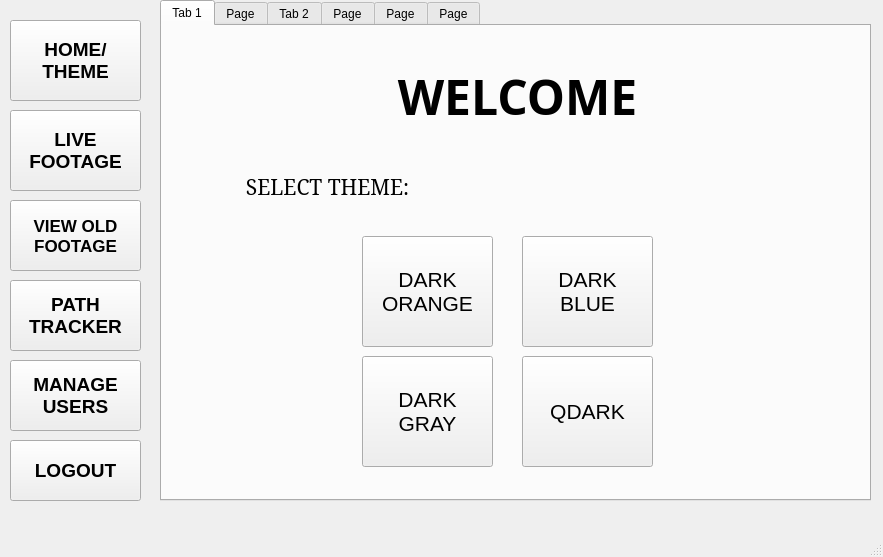
<?xml version="1.0" encoding="UTF-8"?>
<ui version="4.0">
 <class>MainWindow</class>
 <widget class="QMainWindow" name="MainWindow">
  <property name="geometry">
   <rect>
    <x>0</x>
    <y>0</y>
    <width>883</width>
    <height>557</height>
   </rect>
  </property>
  <property name="windowTitle">
   <string>MainWindow</string>
  </property>
  <widget class="QWidget" name="centralwidget">
   <widget class="QPushButton" name="liveFPage">
    <property name="geometry">
     <rect>
      <x>10</x>
      <y>110</y>
      <width>131</width>
      <height>81</height>
     </rect>
    </property>
    <property name="font">
     <font>
      <family>Segoe UI</family>
      <pointsize>14</pointsize>
      <weight>75</weight>
      <bold>true</bold>
     </font>
    </property>
    <property name="text">
     <string>LIVE 
FOOTAGE</string>
    </property>
   </widget>
   <widget class="QPushButton" name="oldFPage">
    <property name="geometry">
     <rect>
      <x>10</x>
      <y>200</y>
      <width>131</width>
      <height>71</height>
     </rect>
    </property>
    <property name="font">
     <font>
      <family>Segoe UI</family>
      <pointsize>13</pointsize>
      <weight>75</weight>
      <bold>true</bold>
     </font>
    </property>
    <property name="text">
     <string>VIEW OLD 
FOOTAGE</string>
    </property>
   </widget>
   <widget class="QPushButton" name="pathPage">
    <property name="geometry">
     <rect>
      <x>10</x>
      <y>280</y>
      <width>131</width>
      <height>71</height>
     </rect>
    </property>
    <property name="font">
     <font>
      <family>Segoe UI</family>
      <pointsize>14</pointsize>
      <weight>75</weight>
      <bold>true</bold>
     </font>
    </property>
    <property name="text">
     <string>PATH 
TRACKER</string>
    </property>
   </widget>
   <widget class="QPushButton" name="logoutPage">
    <property name="geometry">
     <rect>
      <x>10</x>
      <y>440</y>
      <width>131</width>
      <height>61</height>
     </rect>
    </property>
    <property name="font">
     <font>
      <family>Segoe UI</family>
      <pointsize>14</pointsize>
      <weight>75</weight>
      <bold>true</bold>
     </font>
    </property>
    <property name="text">
     <string>LOGOUT</string>
    </property>
   </widget>
   <widget class="QTabWidget" name="tabWidget">
    <property name="geometry">
     <rect>
      <x>160</x>
      <y>0</y>
      <width>711</width>
      <height>501</height>
     </rect>
    </property>
    <property name="currentIndex">
     <number>0</number>
    </property>
    <widget class="QWidget" name="tab">
     <attribute name="title">
      <string>Tab 1</string>
     </attribute>
     <widget class="QLabel" name="label">
      <property name="geometry">
       <rect>
        <x>70</x>
        <y>20</y>
        <width>571</width>
        <height>101</height>
       </rect>
      </property>
      <property name="font">
       <font>
        <family>Script MT Bold</family>
        <pointsize>36</pointsize>
        <weight>75</weight>
        <bold>true</bold>
       </font>
      </property>
      <property name="layoutDirection">
       <enum>Qt::LeftToRight</enum>
      </property>
      <property name="text">
       <string>WELCOME</string>
      </property>
      <property name="alignment">
       <set>Qt::AlignCenter</set>
      </property>
     </widget>
     <widget class="QLabel" name="label_2">
      <property name="geometry">
       <rect>
        <x>40</x>
        <y>130</y>
        <width>251</width>
        <height>61</height>
       </rect>
      </property>
      <property name="font">
       <font>
        <family>SimSun</family>
        <pointsize>16</pointsize>
       </font>
      </property>
      <property name="text">
       <string>SELECT THEME:</string>
      </property>
      <property name="scaledContents">
       <bool>false</bool>
      </property>
      <property name="alignment">
       <set>Qt::AlignCenter</set>
      </property>
     </widget>
     <widget class="QPushButton" name="darkO">
      <property name="geometry">
       <rect>
        <x>200</x>
        <y>210</y>
        <width>131</width>
        <height>111</height>
       </rect>
      </property>
      <property name="font">
       <font>
        <pointsize>16</pointsize>
       </font>
      </property>
      <property name="text">
       <string>DARK 
ORANGE</string>
      </property>
     </widget>
     <widget class="QPushButton" name="darkG">
      <property name="geometry">
       <rect>
        <x>200</x>
        <y>330</y>
        <width>131</width>
        <height>111</height>
       </rect>
      </property>
      <property name="font">
       <font>
        <pointsize>16</pointsize>
       </font>
      </property>
      <property name="text">
       <string>DARK 
GRAY</string>
      </property>
     </widget>
     <widget class="QPushButton" name="darkB">
      <property name="geometry">
       <rect>
        <x>360</x>
        <y>210</y>
        <width>131</width>
        <height>111</height>
       </rect>
      </property>
      <property name="font">
       <font>
        <pointsize>16</pointsize>
       </font>
      </property>
      <property name="text">
       <string>DARK 
BLUE</string>
      </property>
     </widget>
     <widget class="QPushButton" name="qdark">
      <property name="geometry">
       <rect>
        <x>360</x>
        <y>330</y>
        <width>131</width>
        <height>111</height>
       </rect>
      </property>
      <property name="font">
       <font>
        <pointsize>16</pointsize>
       </font>
      </property>
      <property name="text">
       <string>QDARK</string>
      </property>
     </widget>
    </widget>
    <widget class="QWidget" name="tab_5">
     <attribute name="title">
      <string>Page</string>
     </attribute>
     <widget class="QComboBox" name="camBox">
      <property name="geometry">
       <rect>
        <x>150</x>
        <y>30</y>
        <width>171</width>
        <height>41</height>
       </rect>
      </property>
      <property name="font">
       <font>
        <pointsize>10</pointsize>
        <weight>75</weight>
        <bold>true</bold>
       </font>
      </property>
      <item>
       <property name="text">
        <string>SELECT</string>
       </property>
      </item>
      <item>
       <property name="text">
        <string>WEB CAM (TEMP)</string>
       </property>
      </item>
     </widget>
     <widget class="QLabel" name="label_5">
      <property name="geometry">
       <rect>
        <x>10</x>
        <y>30</y>
        <width>131</width>
        <height>41</height>
       </rect>
      </property>
      <property name="font">
       <font>
        <pointsize>12</pointsize>
        <weight>75</weight>
        <bold>true</bold>
       </font>
      </property>
      <property name="text">
       <string>CAMERA:</string>
      </property>
      <property name="alignment">
       <set>Qt::AlignCenter</set>
      </property>
     </widget>
     <widget class="QLabel" name="imgLabel">
      <property name="geometry">
       <rect>
        <x>40</x>
        <y>110</y>
        <width>601</width>
        <height>341</height>
       </rect>
      </property>
      <property name="styleSheet">
       <string notr="true">background-color: rgb(0, 0, 0);</string>
      </property>
      <property name="text">
       <string/>
      </property>
     </widget>
     <widget class="QPushButton" name="showLive">
      <property name="geometry">
       <rect>
        <x>410</x>
        <y>30</y>
        <width>121</width>
        <height>41</height>
       </rect>
      </property>
      <property name="font">
       <font>
        <weight>75</weight>
        <bold>true</bold>
       </font>
      </property>
      <property name="text">
       <string>SHOW</string>
      </property>
     </widget>
     <widget class="QPushButton" name="pauseLive">
      <property name="geometry">
       <rect>
        <x>550</x>
        <y>30</y>
        <width>121</width>
        <height>41</height>
       </rect>
      </property>
      <property name="font">
       <font>
        <weight>75</weight>
        <bold>true</bold>
       </font>
      </property>
      <property name="text">
       <string>STOP</string>
      </property>
     </widget>
    </widget>
    <widget class="QWidget" name="tab_2">
     <attribute name="title">
      <string>Tab 2</string>
     </attribute>
     <widget class="QLabel" name="label_7">
      <property name="geometry">
       <rect>
        <x>460</x>
        <y>60</y>
        <width>231</width>
        <height>41</height>
       </rect>
      </property>
      <property name="font">
       <font>
        <pointsize>11</pointsize>
        <weight>75</weight>
        <bold>true</bold>
       </font>
      </property>
      <property name="text">
       <string>ENTER FOOTAGE CODE:</string>
      </property>
      <property name="alignment">
       <set>Qt::AlignCenter</set>
      </property>
     </widget>
     <widget class="QPushButton" name="showVid">
      <property name="enabled">
       <bool>true</bool>
      </property>
      <property name="geometry">
       <rect>
        <x>520</x>
        <y>150</y>
        <width>111</width>
        <height>41</height>
       </rect>
      </property>
      <property name="font">
       <font>
        <pointsize>12</pointsize>
        <weight>75</weight>
        <bold>true</bold>
       </font>
      </property>
      <property name="text">
       <string>SEE</string>
      </property>
     </widget>
     <widget class="QLineEdit" name="lineEdit">
      <property name="geometry">
       <rect>
        <x>480</x>
        <y>110</y>
        <width>191</width>
        <height>31</height>
       </rect>
      </property>
      <property name="font">
       <font>
        <family>MS UI Gothic</family>
        <pointsize>12</pointsize>
       </font>
      </property>
      <property name="placeholderText">
       <string>CODE</string>
      </property>
     </widget>
     <widget class="QTableWidget" name="vidTable">
      <property name="geometry">
       <rect>
        <x>10</x>
        <y>10</y>
        <width>441</width>
        <height>461</height>
       </rect>
      </property>
      <property name="editTriggers">
       <set>QAbstractItemView::NoEditTriggers</set>
      </property>
      <column>
       <property name="text">
        <string>CODE</string>
       </property>
       <property name="font">
        <font>
         <italic>true</italic>
        </font>
       </property>
       <property name="textAlignment">
        <set>AlignCenter</set>
       </property>
      </column>
      <column>
       <property name="text">
        <string>DATE</string>
       </property>
       <property name="font">
        <font>
         <italic>true</italic>
        </font>
       </property>
       <property name="textAlignment">
        <set>AlignCenter</set>
       </property>
      </column>
      <column>
       <property name="text">
        <string>TIME</string>
       </property>
       <property name="font">
        <font>
         <italic>true</italic>
        </font>
       </property>
       <property name="textAlignment">
        <set>AlignCenter</set>
       </property>
      </column>
      <column>
       <property name="text">
        <string>CAM</string>
       </property>
       <property name="font">
        <font>
         <italic>true</italic>
        </font>
       </property>
       <property name="textAlignment">
        <set>AlignCenter</set>
       </property>
      </column>
     </widget>
     <widget class="QPushButton" name="delVid">
      <property name="geometry">
       <rect>
        <x>520</x>
        <y>390</y>
        <width>111</width>
        <height>41</height>
       </rect>
      </property>
      <property name="font">
       <font>
        <pointsize>12</pointsize>
        <weight>75</weight>
        <bold>true</bold>
       </font>
      </property>
      <property name="text">
       <string>DELETE</string>
      </property>
     </widget>
     <widget class="QLineEdit" name="lineEdit_2">
      <property name="geometry">
       <rect>
        <x>480</x>
        <y>350</y>
        <width>191</width>
        <height>31</height>
       </rect>
      </property>
      <property name="font">
       <font>
        <family>MS UI Gothic</family>
        <pointsize>12</pointsize>
       </font>
      </property>
      <property name="placeholderText">
       <string>CODE</string>
      </property>
     </widget>
     <widget class="QListView" name="listView">
      <property name="geometry">
       <rect>
        <x>460</x>
        <y>290</y>
        <width>221</width>
        <height>151</height>
       </rect>
      </property>
     </widget>
     <widget class="QListView" name="listView_2">
      <property name="enabled">
       <bool>true</bool>
      </property>
      <property name="geometry">
       <rect>
        <x>460</x>
        <y>50</y>
        <width>231</width>
        <height>161</height>
       </rect>
      </property>
     </widget>
     <widget class="QLabel" name="label_6">
      <property name="geometry">
       <rect>
        <x>470</x>
        <y>10</y>
        <width>241</width>
        <height>31</height>
       </rect>
      </property>
      <property name="font">
       <font>
        <family>Rockwell</family>
        <pointsize>14</pointsize>
        <weight>75</weight>
        <italic>true</italic>
        <bold>true</bold>
       </font>
      </property>
      <property name="text">
       <string>SEE A FOOTAGE:</string>
      </property>
     </widget>
     <widget class="QLabel" name="label_9">
      <property name="geometry">
       <rect>
        <x>460</x>
        <y>250</y>
        <width>251</width>
        <height>31</height>
       </rect>
      </property>
      <property name="font">
       <font>
        <family>Rockwell</family>
        <pointsize>14</pointsize>
        <weight>75</weight>
        <italic>true</italic>
        <bold>true</bold>
       </font>
      </property>
      <property name="text">
       <string>DELETE A FOOTAGE:</string>
      </property>
     </widget>
     <widget class="QLabel" name="label_10">
      <property name="geometry">
       <rect>
        <x>460</x>
        <y>290</y>
        <width>221</width>
        <height>51</height>
       </rect>
      </property>
      <property name="font">
       <font>
        <pointsize>10</pointsize>
        <weight>75</weight>
        <bold>true</bold>
       </font>
      </property>
      <property name="text">
       <string>ENTER FOOTAGE CODE:</string>
      </property>
      <property name="alignment">
       <set>Qt::AlignCenter</set>
      </property>
     </widget>
     <zorder>listView_2</zorder>
     <zorder>listView</zorder>
     <zorder>label_7</zorder>
     <zorder>showVid</zorder>
     <zorder>lineEdit</zorder>
     <zorder>vidTable</zorder>
     <zorder>delVid</zorder>
     <zorder>lineEdit_2</zorder>
     <zorder>label_6</zorder>
     <zorder>label_9</zorder>
     <zorder>label_10</zorder>
    </widget>
    <widget class="QWidget" name="tab_3">
     <attribute name="title">
      <string>Page</string>
     </attribute>
     <widget class="QLabel" name="label_4">
      <property name="geometry">
       <rect>
        <x>10</x>
        <y>9</y>
        <width>141</width>
        <height>31</height>
       </rect>
      </property>
      <property name="font">
       <font>
        <pointsize>12</pointsize>
        <weight>75</weight>
        <bold>true</bold>
       </font>
      </property>
      <property name="text">
       <string>Video Code:</string>
      </property>
     </widget>
     <widget class="QLineEdit" name="vidCode">
      <property name="geometry">
       <rect>
        <x>150</x>
        <y>10</y>
        <width>81</width>
        <height>31</height>
       </rect>
      </property>
      <property name="font">
       <font>
        <pointsize>12</pointsize>
        <weight>75</weight>
        <bold>true</bold>
       </font>
      </property>
      <property name="inputMask">
       <string/>
      </property>
      <property name="placeholderText">
       <string>CODE</string>
      </property>
     </widget>
     <widget class="QLabel" name="label_8">
      <property name="geometry">
       <rect>
        <x>260</x>
        <y>9</y>
        <width>141</width>
        <height>31</height>
       </rect>
      </property>
      <property name="font">
       <font>
        <pointsize>12</pointsize>
        <weight>75</weight>
        <bold>true</bold>
       </font>
      </property>
      <property name="text">
       <string>CAMERA NO:</string>
      </property>
     </widget>
     <widget class="QLineEdit" name="camCode">
      <property name="geometry">
       <rect>
        <x>400</x>
        <y>10</y>
        <width>81</width>
        <height>31</height>
       </rect>
      </property>
      <property name="font">
       <font>
        <pointsize>12</pointsize>
        <weight>75</weight>
        <bold>true</bold>
       </font>
      </property>
      <property name="inputMask">
       <string/>
      </property>
      <property name="placeholderText">
       <string>CAM</string>
      </property>
     </widget>
     <widget class="QPushButton" name="trackStart">
      <property name="geometry">
       <rect>
        <x>510</x>
        <y>10</y>
        <width>191</width>
        <height>71</height>
       </rect>
      </property>
      <property name="font">
       <font>
        <family>Microsoft New Tai Lue</family>
        <pointsize>12</pointsize>
        <weight>75</weight>
        <bold>true</bold>
       </font>
      </property>
      <property name="text">
       <string>START TRACKING</string>
      </property>
     </widget>
     <widget class="QLabel" name="trackStatus">
      <property name="geometry">
       <rect>
        <x>20</x>
        <y>40</y>
        <width>471</width>
        <height>51</height>
       </rect>
      </property>
      <property name="font">
       <font>
        <family>Rockwell</family>
        <pointsize>12</pointsize>
        <weight>75</weight>
        <italic>true</italic>
        <bold>true</bold>
       </font>
      </property>
      <property name="text">
       <string/>
      </property>
      <property name="alignment">
       <set>Qt::AlignCenter</set>
      </property>
     </widget>
     <widget class="QListView" name="listView_3">
      <property name="enabled">
       <bool>false</bool>
      </property>
      <property name="geometry">
       <rect>
        <x>-10</x>
        <y>90</y>
        <width>721</width>
        <height>391</height>
       </rect>
      </property>
      <property name="maximumSize">
       <size>
        <width>721</width>
        <height>391</height>
       </size>
      </property>
     </widget>
     <widget class="QComboBox" name="blueprintSelect">
      <property name="enabled">
       <bool>false</bool>
      </property>
      <property name="geometry">
       <rect>
        <x>150</x>
        <y>100</y>
        <width>141</width>
        <height>41</height>
       </rect>
      </property>
      <property name="font">
       <font>
        <pointsize>10</pointsize>
        <weight>75</weight>
        <bold>true</bold>
       </font>
      </property>
      <property name="currentText">
       <string comment="BLUEPRINT" extracomment="BLUEPRINT">BLUEPRINT</string>
      </property>
      <item>
       <property name="text">
        <string>BLUEPRINT</string>
       </property>
      </item>
     </widget>
     <widget class="QTableWidget" name="idList">
      <property name="enabled">
       <bool>false</bool>
      </property>
      <property name="geometry">
       <rect>
        <x>10</x>
        <y>150</y>
        <width>121</width>
        <height>321</height>
       </rect>
      </property>
      <property name="font">
       <font>
        <pointsize>10</pointsize>
       </font>
      </property>
      <property name="editTriggers">
       <set>QAbstractItemView::NoEditTriggers</set>
      </property>
      <attribute name="verticalHeaderVisible">
       <bool>false</bool>
      </attribute>
      <attribute name="verticalHeaderHighlightSections">
       <bool>true</bool>
      </attribute>
      <column>
       <property name="text">
        <string>PEOPLE ID</string>
       </property>
       <property name="font">
        <font>
         <pointsize>10</pointsize>
         <weight>75</weight>
         <italic>true</italic>
         <bold>true</bold>
         <underline>true</underline>
        </font>
       </property>
       <property name="textAlignment">
        <set>AlignLeading|AlignTop</set>
       </property>
      </column>
     </widget>
     <widget class="QLabel" name="outputImg">
      <property name="enabled">
       <bool>true</bool>
      </property>
      <property name="geometry">
       <rect>
        <x>140</x>
        <y>150</y>
        <width>561</width>
        <height>321</height>
       </rect>
      </property>
      <property name="styleSheet">
       <string notr="true">background-color: rgb(0, 0, 0);</string>
      </property>
      <property name="text">
       <string/>
      </property>
     </widget>
     <widget class="QPushButton" name="trackVideoShow">
      <property name="enabled">
       <bool>false</bool>
      </property>
      <property name="geometry">
       <rect>
        <x>10</x>
        <y>100</y>
        <width>131</width>
        <height>41</height>
       </rect>
      </property>
      <property name="font">
       <font>
        <pointsize>9</pointsize>
        <weight>75</weight>
        <bold>true</bold>
       </font>
      </property>
      <property name="text">
       <string>SHOW VIDEO</string>
      </property>
     </widget>
     <widget class="QLineEdit" name="trackIDs">
      <property name="enabled">
       <bool>false</bool>
      </property>
      <property name="geometry">
       <rect>
        <x>300</x>
        <y>100</y>
        <width>291</width>
        <height>41</height>
       </rect>
      </property>
      <property name="font">
       <font>
        <pointsize>10</pointsize>
        <weight>75</weight>
        <bold>true</bold>
       </font>
      </property>
      <property name="inputMask">
       <string/>
      </property>
      <property name="placeholderText">
       <string>ENTER IDs(COMMA SEPERATED)</string>
      </property>
     </widget>
     <widget class="QPushButton" name="showPlot">
      <property name="enabled">
       <bool>false</bool>
      </property>
      <property name="geometry">
       <rect>
        <x>590</x>
        <y>100</y>
        <width>111</width>
        <height>41</height>
       </rect>
      </property>
      <property name="font">
       <font>
        <pointsize>10</pointsize>
        <weight>75</weight>
        <bold>true</bold>
       </font>
      </property>
      <property name="text">
       <string>TRACK</string>
      </property>
     </widget>
    </widget>
    <widget class="QWidget" name="tab_7">
     <attribute name="title">
      <string>Page</string>
     </attribute>
     <widget class="QTableWidget" name="userTable">
      <property name="geometry">
       <rect>
        <x>10</x>
        <y>10</y>
        <width>451</width>
        <height>461</height>
       </rect>
      </property>
      <property name="editTriggers">
       <set>QAbstractItemView::NoEditTriggers</set>
      </property>
      <column>
       <property name="text">
        <string>User ID</string>
       </property>
       <property name="font">
        <font>
         <italic>true</italic>
        </font>
       </property>
       <property name="textAlignment">
        <set>AlignCenter</set>
       </property>
      </column>
      <column>
       <property name="text">
        <string>Password</string>
       </property>
       <property name="font">
        <font>
         <italic>true</italic>
        </font>
       </property>
       <property name="textAlignment">
        <set>AlignCenter</set>
       </property>
      </column>
      <column>
       <property name="text">
        <string>Name</string>
       </property>
       <property name="font">
        <font>
         <italic>true</italic>
        </font>
       </property>
       <property name="textAlignment">
        <set>AlignCenter</set>
       </property>
      </column>
      <column>
       <property name="text">
        <string>Type</string>
       </property>
       <property name="font">
        <font>
         <italic>true</italic>
        </font>
       </property>
       <property name="textAlignment">
        <set>AlignCenter</set>
       </property>
      </column>
     </widget>
     <widget class="QTabWidget" name="userTab">
      <property name="geometry">
       <rect>
        <x>480</x>
        <y>10</y>
        <width>221</width>
        <height>461</height>
       </rect>
      </property>
      <property name="currentIndex">
       <number>0</number>
      </property>
      <widget class="QWidget" name="tab_8">
       <attribute name="title">
        <string>ADD</string>
       </attribute>
       <widget class="QLabel" name="label_11">
        <property name="geometry">
         <rect>
          <x>10</x>
          <y>10</y>
          <width>191</width>
          <height>41</height>
         </rect>
        </property>
        <property name="font">
         <font>
          <family>Segoe UI</family>
          <pointsize>10</pointsize>
          <weight>75</weight>
          <italic>true</italic>
          <bold>true</bold>
         </font>
        </property>
        <property name="text">
         <string>ENTER USER ID:</string>
        </property>
       </widget>
       <widget class="QLineEdit" name="userIn">
        <property name="geometry">
         <rect>
          <x>10</x>
          <y>50</y>
          <width>181</width>
          <height>31</height>
         </rect>
        </property>
        <property name="font">
         <font>
          <family>Segoe UI</family>
          <pointsize>10</pointsize>
         </font>
        </property>
        <property name="placeholderText">
         <string>USER ID</string>
        </property>
       </widget>
       <widget class="QLineEdit" name="passIN">
        <property name="geometry">
         <rect>
          <x>10</x>
          <y>130</y>
          <width>181</width>
          <height>31</height>
         </rect>
        </property>
        <property name="font">
         <font>
          <family>Segoe UI</family>
          <pointsize>10</pointsize>
         </font>
        </property>
        <property name="placeholderText">
         <string>Password</string>
        </property>
       </widget>
       <widget class="QLabel" name="label_12">
        <property name="geometry">
         <rect>
          <x>10</x>
          <y>90</y>
          <width>201</width>
          <height>41</height>
         </rect>
        </property>
        <property name="font">
         <font>
          <family>Segoe UI</family>
          <pointsize>10</pointsize>
          <weight>75</weight>
          <italic>true</italic>
          <bold>true</bold>
         </font>
        </property>
        <property name="text">
         <string>ENTER PASSWORD:</string>
        </property>
       </widget>
       <widget class="QLabel" name="label_13">
        <property name="geometry">
         <rect>
          <x>10</x>
          <y>170</y>
          <width>191</width>
          <height>41</height>
         </rect>
        </property>
        <property name="font">
         <font>
          <family>Segoe UI</family>
          <pointsize>10</pointsize>
          <weight>75</weight>
          <italic>true</italic>
          <bold>true</bold>
         </font>
        </property>
        <property name="text">
         <string>ENTER NAME:</string>
        </property>
       </widget>
       <widget class="QLineEdit" name="nameIn">
        <property name="geometry">
         <rect>
          <x>10</x>
          <y>210</y>
          <width>181</width>
          <height>31</height>
         </rect>
        </property>
        <property name="font">
         <font>
          <family>Segoe UI</family>
          <pointsize>10</pointsize>
         </font>
        </property>
        <property name="placeholderText">
         <string>Name</string>
        </property>
       </widget>
       <widget class="QLabel" name="label_14">
        <property name="geometry">
         <rect>
          <x>10</x>
          <y>250</y>
          <width>181</width>
          <height>41</height>
         </rect>
        </property>
        <property name="font">
         <font>
          <family>Segoe UI</family>
          <pointsize>10</pointsize>
          <weight>75</weight>
          <italic>true</italic>
          <bold>true</bold>
         </font>
        </property>
        <property name="text">
         <string>ENTER USER TYPE:</string>
        </property>
       </widget>
       <widget class="QComboBox" name="typeIn">
        <property name="geometry">
         <rect>
          <x>10</x>
          <y>300</y>
          <width>191</width>
          <height>41</height>
         </rect>
        </property>
        <property name="currentText">
         <string>SELECT</string>
        </property>
        <item>
         <property name="text">
          <string>SELECT</string>
         </property>
        </item>
        <item>
         <property name="text">
          <string>Admin</string>
         </property>
        </item>
        <item>
         <property name="text">
          <string>User</string>
         </property>
        </item>
       </widget>
       <widget class="QPushButton" name="pushButton">
        <property name="geometry">
         <rect>
          <x>40</x>
          <y>390</y>
          <width>121</width>
          <height>41</height>
         </rect>
        </property>
        <property name="font">
         <font>
          <family>Segoe UI</family>
          <pointsize>12</pointsize>
          <weight>75</weight>
          <bold>true</bold>
         </font>
        </property>
        <property name="text">
         <string>ADD USER</string>
        </property>
       </widget>
       <widget class="QLabel" name="pop">
        <property name="geometry">
         <rect>
          <x>10</x>
          <y>359</y>
          <width>201</width>
          <height>21</height>
         </rect>
        </property>
        <property name="font">
         <font>
          <pointsize>8</pointsize>
          <weight>75</weight>
          <bold>true</bold>
         </font>
        </property>
        <property name="text">
         <string/>
        </property>
        <property name="alignment">
         <set>Qt::AlignCenter</set>
        </property>
       </widget>
      </widget>
      <widget class="QWidget" name="tab_9">
       <attribute name="title">
        <string>DELETE</string>
       </attribute>
       <widget class="QLineEdit" name="lineEdit_3">
        <property name="geometry">
         <rect>
          <x>20</x>
          <y>110</y>
          <width>181</width>
          <height>41</height>
         </rect>
        </property>
        <property name="font">
         <font>
          <family>Segoe UI</family>
          <pointsize>10</pointsize>
         </font>
        </property>
        <property name="placeholderText">
         <string>USER ID</string>
        </property>
       </widget>
       <widget class="QLabel" name="label_15">
        <property name="geometry">
         <rect>
          <x>10</x>
          <y>40</y>
          <width>201</width>
          <height>51</height>
         </rect>
        </property>
        <property name="font">
         <font>
          <family>Segoe UI</family>
          <pointsize>14</pointsize>
          <weight>75</weight>
          <italic>true</italic>
          <bold>true</bold>
         </font>
        </property>
        <property name="text">
         <string>ENTER USER ID:</string>
        </property>
       </widget>
       <widget class="QLabel" name="label_16">
        <property name="geometry">
         <rect>
          <x>10</x>
          <y>180</y>
          <width>201</width>
          <height>61</height>
         </rect>
        </property>
        <property name="font">
         <font>
          <family>Segoe UI</family>
          <pointsize>10</pointsize>
          <weight>75</weight>
          <italic>true</italic>
          <bold>true</bold>
         </font>
        </property>
        <property name="text">
         <string/>
        </property>
       </widget>
       <widget class="QPushButton" name="delUser">
        <property name="geometry">
         <rect>
          <x>30</x>
          <y>280</y>
          <width>161</width>
          <height>51</height>
         </rect>
        </property>
        <property name="font">
         <font>
          <family>Segoe UI</family>
          <pointsize>14</pointsize>
          <weight>75</weight>
          <italic>true</italic>
          <bold>true</bold>
         </font>
        </property>
        <property name="text">
         <string>DELETE USER</string>
        </property>
       </widget>
      </widget>
     </widget>
    </widget>
    <widget class="QWidget" name="tab_4">
     <attribute name="title">
      <string>Page</string>
     </attribute>
     <widget class="QLabel" name="label_3">
      <property name="geometry">
       <rect>
        <x>40</x>
        <y>40</y>
        <width>671</width>
        <height>231</height>
       </rect>
      </property>
      <property name="font">
       <font>
        <family>SimSun-ExtB</family>
        <pointsize>34</pointsize>
        <weight>50</weight>
        <bold>false</bold>
       </font>
      </property>
      <property name="layoutDirection">
       <enum>Qt::LeftToRight</enum>
      </property>
      <property name="text">
       <string>DO YOU WANT TO LOGOUT 
OF THE SYSTEM?</string>
      </property>
      <property name="alignment">
       <set>Qt::AlignCenter</set>
      </property>
     </widget>
     <widget class="QPushButton" name="yes">
      <property name="geometry">
       <rect>
        <x>140</x>
        <y>280</y>
        <width>191</width>
        <height>81</height>
       </rect>
      </property>
      <property name="font">
       <font>
        <pointsize>36</pointsize>
        <weight>75</weight>
        <bold>true</bold>
       </font>
      </property>
      <property name="text">
       <string>YES</string>
      </property>
     </widget>
     <widget class="QPushButton" name="no">
      <property name="geometry">
       <rect>
        <x>370</x>
        <y>280</y>
        <width>201</width>
        <height>81</height>
       </rect>
      </property>
      <property name="font">
       <font>
        <pointsize>36</pointsize>
        <weight>75</weight>
        <bold>true</bold>
       </font>
      </property>
      <property name="text">
       <string>NO</string>
      </property>
     </widget>
    </widget>
   </widget>
   <widget class="QPushButton" name="homePage">
    <property name="geometry">
     <rect>
      <x>10</x>
      <y>20</y>
      <width>131</width>
      <height>81</height>
     </rect>
    </property>
    <property name="font">
     <font>
      <family>Segoe UI</family>
      <pointsize>14</pointsize>
      <weight>75</weight>
      <bold>true</bold>
     </font>
    </property>
    <property name="text">
     <string>HOME/ 
THEME</string>
    </property>
   </widget>
   <widget class="QPushButton" name="userPage">
    <property name="geometry">
     <rect>
      <x>10</x>
      <y>360</y>
      <width>131</width>
      <height>71</height>
     </rect>
    </property>
    <property name="font">
     <font>
      <family>Segoe UI</family>
      <pointsize>14</pointsize>
      <weight>75</weight>
      <bold>true</bold>
     </font>
    </property>
    <property name="text">
     <string>MANAGE 
USERS</string>
    </property>
   </widget>
  </widget>
  <widget class="QMenuBar" name="menubar">
   <property name="geometry">
    <rect>
     <x>0</x>
     <y>0</y>
     <width>883</width>
     <height>26</height>
    </rect>
   </property>
  </widget>
  <widget class="QStatusBar" name="statusbar"/>
 </widget>
 <resources/>
 <connections/>
</ui>
